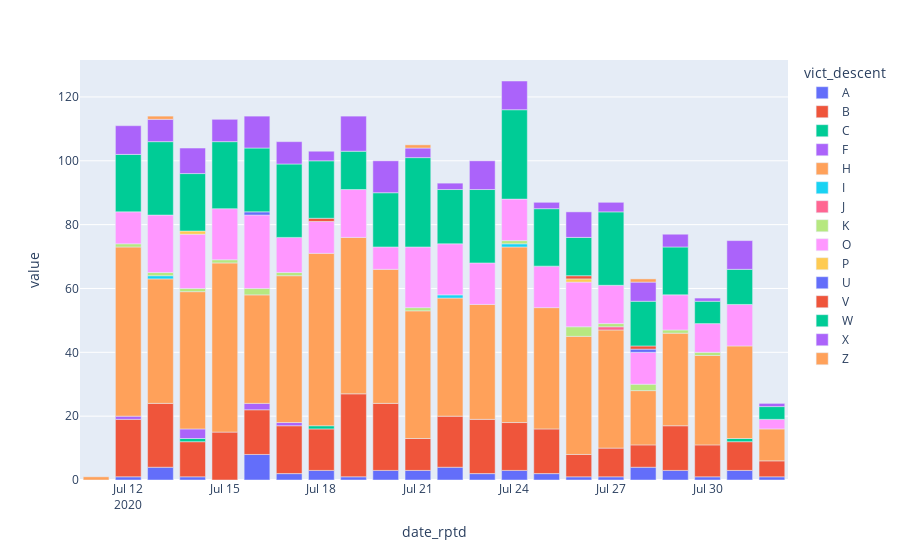

Here is the notebook cell this chart was saved with:
### Code cell
px.bar(group1.unstack(level=1))

### Figure 1 — Plotly figure (JSON) as saved in the notebook; plotly's stock layout.template omitted (floating-point values rounded to 4 significant figures)
{"data": [{"alignmentgroup": "True", "hovertemplate": "vict_descent=A<br>date_rptd=%{x}<br>value=%{y}<extra></extra>", "legendgroup": "A", "marker": {"color": "#636efa"}, "name": "A", "offsetgroup": "A", "orientation": "v", "showlegend": true, "textposition": "auto", "type": "bar", "x": ["2020-07-11T00:00:00.000", "2020-07-12T00:00:00.000", "2020-07-13T00:00:00.000", "2020-07-14T00:00:00.000", "2020-07-15T00:00:00.000", "2020-07-16T00:00:00.000", "2020-07-17T00:00:00.000", "2020-07-18T00:00:00.000", "2020-07-19T00:00:00.000", "2020-07-20T00:00:00.000", "2020-07-21T00:00:00.000", "2020-07-22T00:00:00.000", "2020-07-23T00:00:00.000", "2020-07-24T00:00:00.000", "2020-07-25T00:00:00.000", "2020-07-26T00:00:00.000", "2020-07-27T00:00:00.000", "2020-07-28T00:00:00.000", "2020-07-29T00:00:00.000", "2020-07-30T00:00:00.000", "2020-07-31T00:00:00.000", "2020-08-01T00:00:00.000"], "xaxis": "x", "y": [null, 1, 4, 1, null, 8, 2, 3, 1, 3, 3, 4, 2, 3, 2, 1, 1, 4, 3, 1, 3, 1], "yaxis": "y"}, {"alignmentgroup": "True", "hovertemplate": "vict_descent=B<br>date_rptd=%{x}<br>value=%{y}<extra></extra>", "legendgroup": "B", "marker": {"color": "#EF553B"}, "name": "B", "offsetgroup": "B", "orientation": "v", "showlegend": true, "textposition": "auto", "type": "bar", "x": ["2020-07-11T00:00:00.000", "2020-07-12T00:00:00.000", "2020-07-13T00:00:00.000", "2020-07-14T00:00:00.000", "2020-07-15T00:00:00.000", "2020-07-16T00:00:00.000", "2020-07-17T00:00:00.000", "2020-07-18T00:00:00.000", "2020-07-19T00:00:00.000", "2020-07-20T00:00:00.000", "2020-07-21T00:00:00.000", "2020-07-22T00:00:00.000", "2020-07-23T00:00:00.000", "2020-07-24T00:00:00.000", "2020-07-25T00:00:00.000", "2020-07-26T00:00:00.000", "2020-07-27T00:00:00.000", "2020-07-28T00:00:00.000", "2020-07-29T00:00:00.000", "2020-07-30T00:00:00.000", "2020-07-31T00:00:00.000", "2020-08-01T00:00:00.000"], "xaxis": "x", "y": [null, 18, 20, 11, 15, 14, 15, 13, 26, 21, 10, 16, 17, 15, 14, 7, 9, 7, 14, 10, 9, 5], "yaxis": "y"}, {"alignmentgroup": "True", "hovertemplate": "vict_descent=C<br>date_rptd=%{x}<br>value=%{y}<extra></extra>", "legendgroup": "C", "marker": {"color": "#00cc96"}, "name": "C", "offsetgroup": "C", "orientation": "v", "showlegend": true, "textposition": "auto", "type": "bar", "x": ["2020-07-11T00:00:00.000", "2020-07-12T00:00:00.000", "2020-07-13T00:00:00.000", "2020-07-14T00:00:00.000", "2020-07-15T00:00:00.000", "2020-07-16T00:00:00.000", "2020-07-17T00:00:00.000", "2020-07-18T00:00:00.000", "2020-07-19T00:00:00.000", "2020-07-20T00:00:00.000", "2020-07-21T00:00:00.000", "2020-07-22T00:00:00.000", "2020-07-23T00:00:00.000", "2020-07-24T00:00:00.000", "2020-07-25T00:00:00.000", "2020-07-26T00:00:00.000", "2020-07-27T00:00:00.000", "2020-07-28T00:00:00.000", "2020-07-29T00:00:00.000", "2020-07-30T00:00:00.000", "2020-07-31T00:00:00.000", "2020-08-01T00:00:00.000"], "xaxis": "x", "y": [null, null, null, 1, null, null, null, 1, null, null, null, null, null, null, null, null, null, null, null, null, 1, null], "yaxis": "y"}, {"alignmentgroup": "True", "hovertemplate": "vict_descent=F<br>date_rptd=%{x}<br>value=%{y}<extra></extra>", "legendgroup": "F", "marker": {"color": "#ab63fa"}, "name": "F", "offsetgroup": "F", "orientation": "v", "showlegend": true, "textposition": "auto", "type": "bar", "x": ["2020-07-11T00:00:00.000", "2020-07-12T00:00:00.000", "2020-07-13T00:00:00.000", "2020-07-14T00:00:00.000", "2020-07-15T00:00:00.000", "2020-07-16T00:00:00.000", "2020-07-17T00:00:00.000", "2020-07-18T00:00:00.000", "2020-07-19T00:00:00.000", "2020-07-20T00:00:00.000", "2020-07-21T00:00:00.000", "2020-07-22T00:00:00.000", "2020-07-23T00:00:00.000", "2020-07-24T00:00:00.000", "2020-07-25T00:00:00.000", "2020-07-26T00:00:00.000", "2020-07-27T00:00:00.000", "2020-07-28T00:00:00.000", "2020-07-29T00:00:00.000", "2020-07-30T00:00:00.000", "2020-07-31T00:00:00.000", "2020-08-01T00:00:00.000"], "xaxis": "x", "y": [null, 1, null, 3, null, 2, 1, null, null, null, null, null, null, null, null, null, null, null, null, null, null, null], "yaxis": "y"}, {"alignmentgroup": "True", "hovertemplate": "vict_descent=H<br>date_rptd=%{x}<br>value=%{y}<extra></extra>", "legendgroup": "H", "marker": {"color": "#FFA15A"}, "name": "H", "offsetgroup": "H", "orientation": "v", "showlegend": true, "textposition": "auto", "type": "bar", "x": ["2020-07-11T00:00:00.000", "2020-07-12T00:00:00.000", "2020-07-13T00:00:00.000", "2020-07-14T00:00:00.000", "2020-07-15T00:00:00.000", "2020-07-16T00:00:00.000", "2020-07-17T00:00:00.000", "2020-07-18T00:00:00.000", "2020-07-19T00:00:00.000", "2020-07-20T00:00:00.000", "2020-07-21T00:00:00.000", "2020-07-22T00:00:00.000", "2020-07-23T00:00:00.000", "2020-07-24T00:00:00.000", "2020-07-25T00:00:00.000", "2020-07-26T00:00:00.000", "2020-07-27T00:00:00.000", "2020-07-28T00:00:00.000", "2020-07-29T00:00:00.000", "2020-07-30T00:00:00.000", "2020-07-31T00:00:00.000", "2020-08-01T00:00:00.000"], "xaxis": "x", "y": [1, 53, 39, 43, 53, 34, 46, 54, 49, 42, 40, 37, 36, 55, 38, 37, 37, 17, 29, 28, 29, 10], "yaxis": "y"}, {"alignmentgroup": "True", "hovertemplate": "vict_descent=I<br>date_rptd=%{x}<br>value=%{y}<extra></extra>", "legendgroup": "I", "marker": {"color": "#19d3f3"}, "name": "I", "offsetgroup": "I", "orientation": "v", "showlegend": true, "textposition": "auto", "type": "bar", "x": ["2020-07-11T00:00:00.000", "2020-07-12T00:00:00.000", "2020-07-13T00:00:00.000", "2020-07-14T00:00:00.000", "2020-07-15T00:00:00.000", "2020-07-16T00:00:00.000", "2020-07-17T00:00:00.000", "2020-07-18T00:00:00.000", "2020-07-19T00:00:00.000", "2020-07-20T00:00:00.000", "2020-07-21T00:00:00.000", "2020-07-22T00:00:00.000", "2020-07-23T00:00:00.000", "2020-07-24T00:00:00.000", "2020-07-25T00:00:00.000", "2020-07-26T00:00:00.000", "2020-07-27T00:00:00.000", "2020-07-28T00:00:00.000", "2020-07-29T00:00:00.000", "2020-07-30T00:00:00.000", "2020-07-31T00:00:00.000", "2020-08-01T00:00:00.000"], "xaxis": "x", "y": [null, null, 1, null, null, null, null, null, null, null, null, 1, null, 1, null, null, null, null, null, null, null, null], "yaxis": "y"}, {"alignmentgroup": "True", "hovertemplate": "vict_descent=J<br>date_rptd=%{x}<br>value=%{y}<extra></extra>", "legendgroup": "J", "marker": {"color": "#FF6692"}, "name": "J", "offsetgroup": "J", "orientation": "v", "showlegend": true, "textposition": "auto", "type": "bar", "x": ["2020-07-11T00:00:00.000", "2020-07-12T00:00:00.000", "2020-07-13T00:00:00.000", "2020-07-14T00:00:00.000", "2020-07-15T00:00:00.000", "2020-07-16T00:00:00.000", "2020-07-17T00:00:00.000", "2020-07-18T00:00:00.000", "2020-07-19T00:00:00.000", "2020-07-20T00:00:00.000", "2020-07-21T00:00:00.000", "2020-07-22T00:00:00.000", "2020-07-23T00:00:00.000", "2020-07-24T00:00:00.000", "2020-07-25T00:00:00.000", "2020-07-26T00:00:00.000", "2020-07-27T00:00:00.000", "2020-07-28T00:00:00.000", "2020-07-29T00:00:00.000", "2020-07-30T00:00:00.000", "2020-07-31T00:00:00.000", "2020-08-01T00:00:00.000"], "xaxis": "x", "y": [null, null, null, null, null, null, null, null, null, null, null, null, null, null, null, null, 1, null, null, null, null, null], "yaxis": "y"}, {"alignmentgroup": "True", "hovertemplate": "vict_descent=K<br>date_rptd=%{x}<br>value=%{y}<extra></extra>", "legendgroup": "K", "marker": {"color": "#B6E880"}, "name": "K", "offsetgroup": "K", "orientation": "v", "showlegend": true, "textposition": "auto", "type": "bar", "x": ["2020-07-11T00:00:00.000", "2020-07-12T00:00:00.000", "2020-07-13T00:00:00.000", "2020-07-14T00:00:00.000", "2020-07-15T00:00:00.000", "2020-07-16T00:00:00.000", "2020-07-17T00:00:00.000", "2020-07-18T00:00:00.000", "2020-07-19T00:00:00.000", "2020-07-20T00:00:00.000", "2020-07-21T00:00:00.000", "2020-07-22T00:00:00.000", "2020-07-23T00:00:00.000", "2020-07-24T00:00:00.000", "2020-07-25T00:00:00.000", "2020-07-26T00:00:00.000", "2020-07-27T00:00:00.000", "2020-07-28T00:00:00.000", "2020-07-29T00:00:00.000", "2020-07-30T00:00:00.000", "2020-07-31T00:00:00.000", "2020-08-01T00:00:00.000"], "xaxis": "x", "y": [null, 1, 1, 1, 1, 2, 1, null, null, null, 1, null, null, 1, null, 3, 1, 2, 1, 1, null, null], "yaxis": "y"}, {"alignmentgroup": "True", "hovertemplate": "vict_descent=O<br>date_rptd=%{x}<br>value=%{y}<extra></extra>", "legendgroup": "O", "marker": {"color": "#FF97FF"}, "name": "O", "offsetgroup": "O", "orientation": "v", "showlegend": true, "textposition": "auto", "type": "bar", "x": ["2020-07-11T00:00:00.000", "2020-07-12T00:00:00.000", "2020-07-13T00:00:00.000", "2020-07-14T00:00:00.000", "2020-07-15T00:00:00.000", "2020-07-16T00:00:00.000", "2020-07-17T00:00:00.000", "2020-07-18T00:00:00.000", "2020-07-19T00:00:00.000", "2020-07-20T00:00:00.000", "2020-07-21T00:00:00.000", "2020-07-22T00:00:00.000", "2020-07-23T00:00:00.000", "2020-07-24T00:00:00.000", "2020-07-25T00:00:00.000", "2020-07-26T00:00:00.000", "2020-07-27T00:00:00.000", "2020-07-28T00:00:00.000", "2020-07-29T00:00:00.000", "2020-07-30T00:00:00.000", "2020-07-31T00:00:00.000", "2020-08-01T00:00:00.000"], "xaxis": "x", "y": [null, 10, 18, 17, 16, 23, 11, 10, 15, 7, 19, 16, 13, 13, 13, 14, 12, 10, 11, 9, 13, 3], "yaxis": "y"}, {"alignmentgroup": "True", "hovertemplate": "vict_descent=P<br>date_rptd=%{x}<br>value=%{y}<extra></extra>", "legendgroup": "P", "marker": {"color": "#FECB52"}, "name": "P", "offsetgroup": "P", "orientation": "v", "showlegend": true, "textposition": "auto", "type": "bar", "x": ["2020-07-11T00:00:00.000", "2020-07-12T00:00:00.000", "2020-07-13T00:00:00.000", "2020-07-14T00:00:00.000", "2020-07-15T00:00:00.000", "2020-07-16T00:00:00.000", "2020-07-17T00:00:00.000", "2020-07-18T00:00:00.000", "2020-07-19T00:00:00.000", "2020-07-20T00:00:00.000", "2020-07-21T00:00:00.000", "2020-07-22T00:00:00.000", "2020-07-23T00:00:00.000", "2020-07-24T00:00:00.000", "2020-07-25T00:00:00.000", "2020-07-26T00:00:00.000", "2020-07-27T00:00:00.000", "2020-07-28T00:00:00.000", "2020-07-29T00:00:00.000", "2020-07-30T00:00:00.000", "2020-07-31T00:00:00.000", "2020-08-01T00:00:00.000"], "xaxis": "x", "y": [null, null, null, 1, null, null, null, null, null, null, null, null, null, null, null, 1, null, null, null, null, null, null], "yaxis": "y"}, {"alignmentgroup": "True", "hovertemplate": "vict_descent=U<br>date_rptd=%{x}<br>value=%{y}<extra></extra>", "legendgroup": "U", "marker": {"color": "#636efa"}, "name": "U", "offsetgroup": "U", "orientation": "v", "showlegend": true, "textposition": "auto", "type": "bar", "x": ["2020-07-11T00:00:00.000", "2020-07-12T00:00:00.000", "2020-07-13T00:00:00.000", "2020-07-14T00:00:00.000", "2020-07-15T00:00:00.000", "2020-07-16T00:00:00.000", "2020-07-17T00:00:00.000", "2020-07-18T00:00:00.000", "2020-07-19T00:00:00.000", "2020-07-20T00:00:00.000", "2020-07-21T00:00:00.000", "2020-07-22T00:00:00.000", "2020-07-23T00:00:00.000", "2020-07-24T00:00:00.000", "2020-07-25T00:00:00.000", "2020-07-26T00:00:00.000", "2020-07-27T00:00:00.000", "2020-07-28T00:00:00.000", "2020-07-29T00:00:00.000", "2020-07-30T00:00:00.000", "2020-07-31T00:00:00.000", "2020-08-01T00:00:00.000"], "xaxis": "x", "y": [null, null, null, null, null, 1, null, null, null, null, null, null, null, null, null, null, null, 1, null, null, null, null], "yaxis": "y"}, {"alignmentgroup": "True", "hovertemplate": "vict_descent=V<br>date_rptd=%{x}<br>value=%{y}<extra></extra>", "legendgroup": "V", "marker": {"color": "#EF553B"}, "name": "V", "offsetgroup": "V", "orientation": "v", "showlegend": true, "textposition": "auto", "type": "bar", "x": ["2020-07-11T00:00:00.000", "2020-07-12T00:00:00.000", "2020-07-13T00:00:00.000", "2020-07-14T00:00:00.000", "2020-07-15T00:00:00.000", "2020-07-16T00:00:00.000", "2020-07-17T00:00:00.000", "2020-07-18T00:00:00.000", "2020-07-19T00:00:00.000", "2020-07-20T00:00:00.000", "2020-07-21T00:00:00.000", "2020-07-22T00:00:00.000", "2020-07-23T00:00:00.000", "2020-07-24T00:00:00.000", "2020-07-25T00:00:00.000", "2020-07-26T00:00:00.000", "2020-07-27T00:00:00.000", "2020-07-28T00:00:00.000", "2020-07-29T00:00:00.000", "2020-07-30T00:00:00.000", "2020-07-31T00:00:00.000", "2020-08-01T00:00:00.000"], "xaxis": "x", "y": [null, null, null, null, null, null, null, 1, null, null, null, null, null, null, null, 1, null, 1, null, null, null, null], "yaxis": "y"}, {"alignmentgroup": "True", "hovertemplate": "vict_descent=W<br>date_rptd=%{x}<br>value=%{y}<extra></extra>", "legendgroup": "W", "marker": {"color": "#00cc96"}, "name": "W", "offsetgroup": "W", "orientation": "v", "showlegend": true, "textposition": "auto", "type": "bar", "x": ["2020-07-11T00:00:00.000", "2020-07-12T00:00:00.000", "2020-07-13T00:00:00.000", "2020-07-14T00:00:00.000", "2020-07-15T00:00:00.000", "2020-07-16T00:00:00.000", "2020-07-17T00:00:00.000", "2020-07-18T00:00:00.000", "2020-07-19T00:00:00.000", "2020-07-20T00:00:00.000", "2020-07-21T00:00:00.000", "2020-07-22T00:00:00.000", "2020-07-23T00:00:00.000", "2020-07-24T00:00:00.000", "2020-07-25T00:00:00.000", "2020-07-26T00:00:00.000", "2020-07-27T00:00:00.000", "2020-07-28T00:00:00.000", "2020-07-29T00:00:00.000", "2020-07-30T00:00:00.000", "2020-07-31T00:00:00.000", "2020-08-01T00:00:00.000"], "xaxis": "x", "y": [null, 18, 23, 18, 21, 20, 23, 18, 12, 17, 28, 17, 23, 28, 18, 12, 23, 14, 15, 7, 11, 4], "yaxis": "y"}, {"alignmentgroup": "True", "hovertemplate": "vict_descent=X<br>date_rptd=%{x}<br>value=%{y}<extra></extra>", "legendgroup": "X", "marker": {"color": "#ab63fa"}, "name": "X", "offsetgroup": "X", "orientation": "v", "showlegend": true, "textposition": "auto", "type": "bar", "x": ["2020-07-11T00:00:00.000", "2020-07-12T00:00:00.000", "2020-07-13T00:00:00.000", "2020-07-14T00:00:00.000", "2020-07-15T00:00:00.000", "2020-07-16T00:00:00.000", "2020-07-17T00:00:00.000", "2020-07-18T00:00:00.000", "2020-07-19T00:00:00.000", "2020-07-20T00:00:00.000", "2020-07-21T00:00:00.000", "2020-07-22T00:00:00.000", "2020-07-23T00:00:00.000", "2020-07-24T00:00:00.000", "2020-07-25T00:00:00.000", "2020-07-26T00:00:00.000", "2020-07-27T00:00:00.000", "2020-07-28T00:00:00.000", "2020-07-29T00:00:00.000", "2020-07-30T00:00:00.000", "2020-07-31T00:00:00.000", "2020-08-01T00:00:00.000"], "xaxis": "x", "y": [null, 9, 7, 8, 7, 10, 7, 3, 11, 10, 3, 2, 9, 9, 2, 8, 3, 6, 4, 1, 9, 1], "yaxis": "y"}, {"alignmentgroup": "True", "hovertemplate": "vict_descent=Z<br>date_rptd=%{x}<br>value=%{y}<extra></extra>", "legendgroup": "Z", "marker": {"color": "#FFA15A"}, "name": "Z", "offsetgroup": "Z", "orientation": "v", "showlegend": true, "textposition": "auto", "type": "bar", "x": ["2020-07-11T00:00:00.000", "2020-07-12T00:00:00.000", "2020-07-13T00:00:00.000", "2020-07-14T00:00:00.000", "2020-07-15T00:00:00.000", "2020-07-16T00:00:00.000", "2020-07-17T00:00:00.000", "2020-07-18T00:00:00.000", "2020-07-19T00:00:00.000", "2020-07-20T00:00:00.000", "2020-07-21T00:00:00.000", "2020-07-22T00:00:00.000", "2020-07-23T00:00:00.000", "2020-07-24T00:00:00.000", "2020-07-25T00:00:00.000", "2020-07-26T00:00:00.000", "2020-07-27T00:00:00.000", "2020-07-28T00:00:00.000", "2020-07-29T00:00:00.000", "2020-07-30T00:00:00.000", "2020-07-31T00:00:00.000", "2020-08-01T00:00:00.000"], "xaxis": "x", "y": [null, null, 1, null, null, null, null, null, null, null, 1, null, null, null, null, null, null, 1, null, null, null, null], "yaxis": "y"}], "layout": {"autosize": true, "barmode": "relative", "legend": {"title": {"text": "vict_descent"}, "tracegroupgap": 0}, "margin": {"t": 60}, "xaxis": {"anchor": "y", "autorange": true, "domain": [0, 1], "range": ["2020-07-10 12:00", "2020-08-01 12:00"], "title": {"text": "date_rptd"}, "type": "date"}, "yaxis": {"anchor": "x", "autorange": true, "domain": [0, 1], "range": [0, 131.6], "title": {"text": "value"}, "type": "linear"}}}
